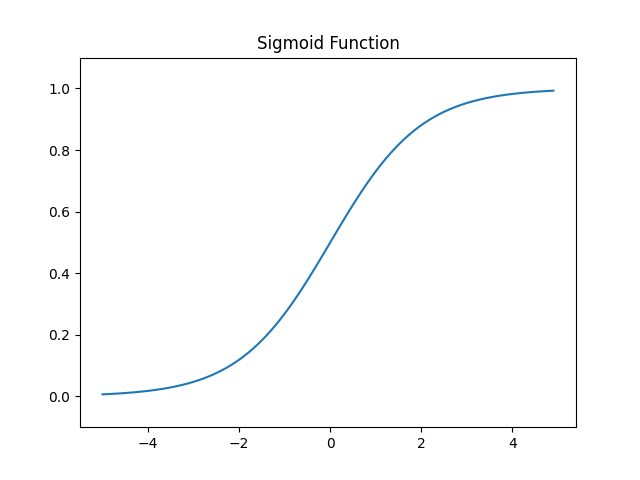

Recreate this plot in Python.
# coding: utf-8
import numpy as np
import matplotlib.pylab as plt


def sigmoid(x):
    return 1 / (1 + np.exp(-x))


X = np.arange(-5.0, 5.0, 0.1)
Y = sigmoid(X)
plt.plot(X, Y)
plt.ylim(-0.1, 1.1)
# plt.show()
plt.title("Sigmoid Function")
plt.savefig("sigmoid.png")
